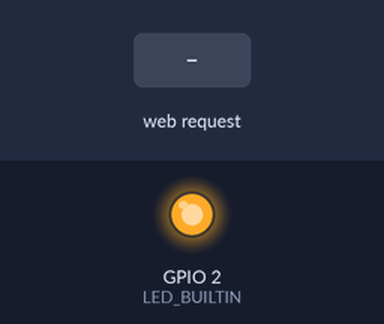
Recording of a sketch running on a simulated ESP8266 (NodeMCU). Shown: output pins drawn as LEDs (lit = HIGH, except the on-board LED, lit = LOW). Inputs (shaded band) come from the test bench. WiFi joins after 1.5 s; servers stay silent unless stated; uploads are accepted with an empty reply; what the sketch prints to the serial monitor is not drawn.

Above: at 5.7 s.
5.8 s: HTTP request GET /LED_BUILTIN_on received
At 6.1 s:
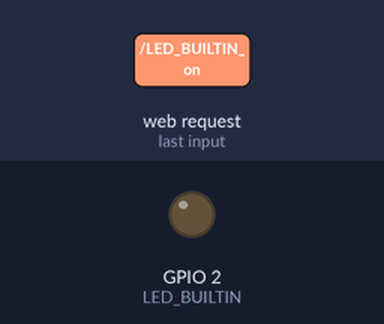
7.3 s: HTTP request GET /LED_BUILTIN_off received
At 8.4 s:
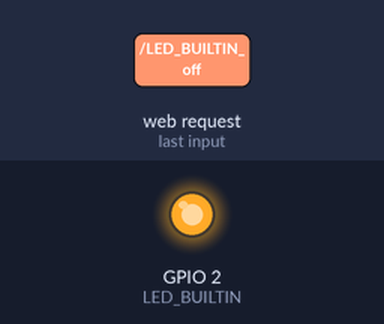
8.8 s: HTTP request GET /LED_BUILTIN_on?pass=1 received
At 9.6 s:
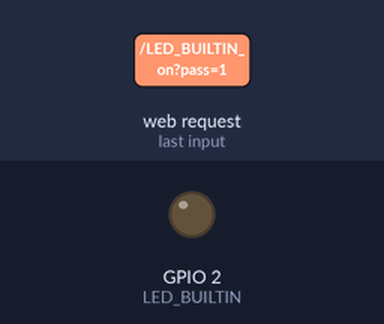
10.3 s: HTTP request GET /LED_BUILTIN_off?pass=1 received
At 10.7 s:
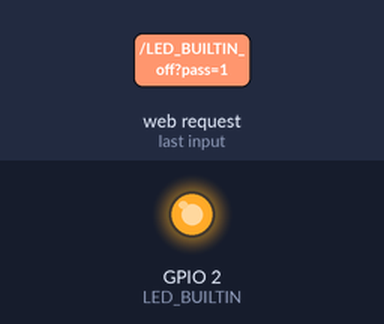
Timing chart, 0 to 12.8 s (numbered marks = the images above; inputs shaded):
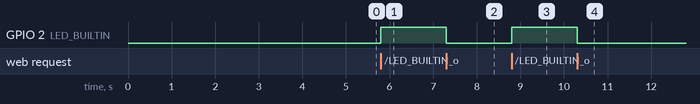

The sketch:

sketch_aug31a.ino
```cpp
#include <ESP8266WiFi.h>
#include <WiFiClient.h>
#include <ESP8266HTTPClient.h>
#include <ESP8266WebServer.h>

const char *ssid = "HA";
const char *password = "@semfio123";
String endpoint = "http://192.168.0.116:1880/endpoint/test"; // OBS: It does not resolve DNS. Only use IPs

ESP8266WebServer server(80);
void handleRoot() {
 server.send(200, "text/html", "<form action=\"/LED_BUILTIN_on\" method=\"get\" id=\"form1\"></form><button type=\"submit\" form=\"form1\" value=\"On\">On</button><form action=\"/LED_BUILTIN_off\" method=\"get\" id=\"form2\"></form><button type=\"submit\" form=\"form2\" value=\"Off\">Off</button>");
}
void handleSave() {
 if (server.arg("pass") != "") {
   Serial.println(server.arg("pass"));
 }
}
void setup() {
 pinMode(LED_BUILTIN, OUTPUT);
 delay(3000);
 Serial.begin(115200);
 Serial.println();
 Serial.print("Configuring access point...");
 WiFi.begin(ssid, password);
 while (WiFi.status() != WL_CONNECTED) {
   delay(500);
   Serial.print(".");
 }
 Serial.println("");
 Serial.println("WiFi connected");
 Serial.println("IP address: ");
 Serial.println(WiFi.localIP());
 server.on ( "/", handleRoot );
 server.on ("/save", handleSave);
 server.begin();
 Serial.println ( "HTTP server started" );
 server.on("/LED_BUILTIN_on", []() {
   digitalWrite(LED_BUILTIN, 1);
   Serial.println("on");
   WiFiClient client;
   HTTPClient http;

   // Your Domain name with URL path or IP address with path
   http.begin(client, "http://192.168.0.116:1880/endpoint/test?status=1");

   // Send HTTP GET request
   int httpResponseCode = http.GET();
   Serial.print("Response: ");
   Serial.println(httpResponseCode);
   handleRoot();
 });
 server.on("/LED_BUILTIN_off", []() {
   digitalWrite(LED_BUILTIN, 0);
   Serial.println("off");
   WiFiClient client;
   HTTPClient http;

   // Your Domain name with URL path or IP address with path
   http.begin(client, "http://192.168.0.116:1880/endpoint/test?status=0");

   // Send HTTP GET request
   int httpResponseCode = http.GET();
   Serial.print("Response: ");
   Serial.println(httpResponseCode);
   http.end();
   handleRoot();
 });
}
void loop() {
 server.handleClient();
}
```

Measured:
- after the input at 5.8 s, GPIO 2 (LED_BUILTIN): LOW → HIGH at once
- after the input at 7.3 s, GPIO 2 (LED_BUILTIN): HIGH → LOW at once
- after the input at 8.8 s, GPIO 2 (LED_BUILTIN): LOW → HIGH at once
- after the input at 10.3 s, GPIO 2 (LED_BUILTIN): HIGH → LOW at once
